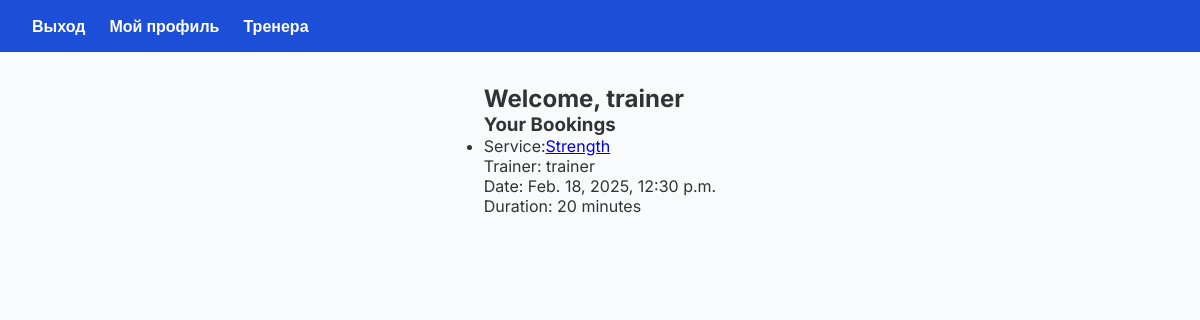
Screenshot of /user/ (signed in) with the database file from the repository.
### booking/models.py (models this page shows)
class Booking(models.Model):
    user=models.ForeignKey(User, on_delete=models.CASCADE, related_name="bookings")
    trainer=models.ForeignKey(User, on_delete=models.CASCADE, related_name="trainer_bookings")
    datetime_start=models.DateTimeField()
    datetime_end=models.DateTimeField()
    service=models.ForeignKey(Service, on_delete=models.CASCADE)
    status=models.BooleanField(default=False)

### trainer/models.py (models this page shows)
class Service (models.Model):
    category=models.ForeignKey(Category, on_delete=models.CASCADE)
    trainer=models.ForeignKey(User, on_delete=models.CASCADE)
    price=models.FloatField()
    level=models.IntegerField()
    duration=models.IntegerField()

class Category(models.Model):
    name=models.CharField(max_length=100)

### users/views.py (the view)
# urls.py: path('user/', views.user_page, name='user_page'),
@login_required(login_url='/login/')
def user_page(request):
        current_user=request.user
        user_bookings = booking_models.Booking.objects.filter(user=current_user)
        return render(request, 'user_page.html', {
        'user': current_user,
        'user_bookings': user_bookings
        })

### templates/user_page.html (shortened to what this page needs)
{% extends 'base.html' %}
{% block content %}
<h2>Welcome, {{ user.username }}</h2>
<h3>Your Bookings</h3>
{% if user_bookings.exists %}
    <ul>
        {% for booking in user_bookings %}
            <li>
                Service:<a href="{% url 'booking_page' booking_id=booking.id%}" >{{ booking.service.category.name }}</a><br>
                Trainer: {{ booking.trainer.username }}<br>
                Date: {{ booking.datetime_start }}<br>
                Duration: {{ booking.service.duration }} minutes
            </li>
        {% endfor %}
    </ul>
{% else %}
    <p>You have no bookings.</p>
{% endif %}
{% endblock %}

### templates/base.html (style rules this page uses)
* { margin: 0; padding: 0; box-sizing: border-box; }
body { font-family: 'Inter', sans-serif; background-color: #f9fafb; color: #333; display: flex; flex-direction: column; min-height: 100vh; }

### rows the page displays
Booking: service.category.name "Strength", trainer.username "trainer", datetime_start "Feb. 18, 2025, 12:30 p.m.", service.duration "20"

### other values shown
{{ user.username }} "trainer"
